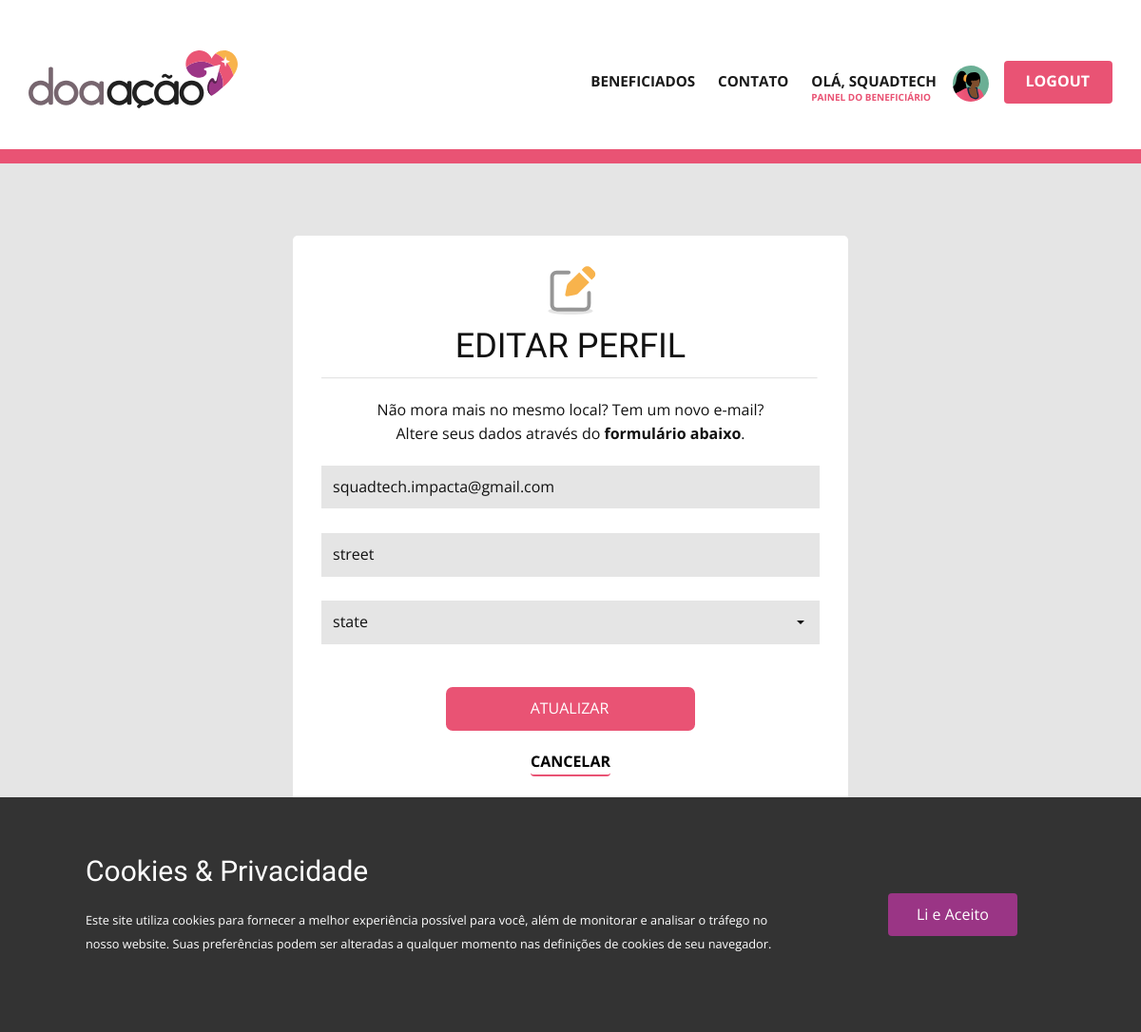
The app's page /accounts/settings/ (signed in) with its own data.
### accounts/models.py (models this page shows, shortened)
class User(AbstractUser):
    class Roles(models.TextChoices):
        DONOR = "Doador"
        DONEE = "Beneficiário"
    class EntityType(models.TextChoices):
        FISICA = "Física"
        JURIDICA = "Jurídica"
    role = models.CharField(_('Roles'), max_length=50, choices=Roles.choices, default= Roles.DONEE)
    entity_type = models.CharField(_('EntityType'), max_length = 8, choices = EntityType.choices, default = EntityType.FISICA)
    cpf_cnpj = models.CharField(max_length=14, blank=True, null=True)
    street = models.CharField(max_length=50, blank=True, null=True)
    state = models.CharField(max_length=50, blank=True, null=True)
    description = models.CharField(max_length=200, blank=True, null=True)

### accounts/views.py (the view, shortened to what this page needs)
# urls.py: path('settings/', views.settings, name='settings'),
@login_required
def settings(request):
    form = UserSettings(instance=request.user)
    user = get_object_or_404(User, pk=request.user.id)
    context = {
        'form': form,
        'user': user
    }
    if request.method == 'GET':
        return render(request, 'registration/settings.html', context=context)

### accounts/forms.py
class UserSettings(forms.UserChangeForm):
    password = None
    class Meta:
        model = User
        fields = ['email','street', 'state','description']

### templates/registration/settings.html (shortened to what this page needs)
{% extends 'base.html' %}
{% load crispy_forms_tags %}
{% block content %}
<section class="u-clearfix u-palette-2-base u-section-3" id="sec-72ac">
    <div class="u-clearfix u-sheet u-sheet-1"></div>
</section>
<form method="post">
    <section class="u-align-center u-clearfix u-grey-10 u-section-2" id="FORM">
        <br>
        <div class="u-clearfix u-sheet u-valign-middle u-sheet-1">
            <br>
            <div class="u-align-center u-container-style u-group u-radius-5 u-shape-round u-white u-group-1">
                <div class="u-container-layout u-valign-middle u-container-layout-1">
                    <img class="u-image" src="/static/images/settings_icon.svg" alt="">
                    <h3 class="u-text u-text-default u-text-1">
                        EDITAR PERFIL
                    </h3>
                    <img class="u-image" src="/static/images/form_divider.svg" alt="">
                    <p class="u-text u-text-2">
                        Não mora mais no mesmo local? Tem um novo e-mail?<br> Altere seus dados através do <strong>formulário abaixo</strong>.
                    </p>
                    <div class="u-form-group u-form-group-1">
                        <input value="{{user.email}}" type="text" name="email" maxlength="50" placeholder="email" id="id_street" required
                            class="u-grey-10 u-input u-input-rectangle">
                    </div>
                    <br>
                    <div class="u-form-group u-form-group-1">
                        <input value="{{user.street}}" type="text" name="street" maxlength="50" placeholder="Endereço" id="id_street" required
                            class="u-grey-10 u-input u-input-rectangle">
                    </div>
                    <br>
                    <div class="u-form-select-wrapper">
                        <select id="id_state" name="state" required class="u-grey-10 u-input u-input-rectangle">
                            <option value="{{user.state}}" disabled selected>{{user.state}}</option>
                        </select>
                    </div>
                    <br>
                    <div class="u-align-center u-form-group u-form-submit">
                        <button type="submit"
                            class="u-btn u-btn-submit u-button-style u-radius-7 u-btn-1">ATUALIZAR</button>
                    </div>
                    <a href="{% url 'painel' %}"
                    class="u-border-2 u-border-active-palette-2-dark-1 u-border-hover-palette-2-base u-border-palette-2-base u-btn u-button-style u-hover-none u-login-control u-login-forgot-password u-none u-text-black u-text-hover-palette-2-base u-btn-2">
                    CANCELAR
                </a>
                </div>
            </div>
            <br>
        </div>
        <br>
    </section>
</form>
{% endblock %}

### templates/base.html (shortened to what this page needs)
{% load static %}
<!DOCTYPE html>
<html style="font-size: 16px;" lang="pt-BR">
<head>
  <link rel="stylesheet" href="/static/css/projetoPrincipal.css" media="screen">
  <link rel="stylesheet" href="/static/css/projetoElementos.css" media="screen">
</head>
<body class="u-body u-stick-footer">
  <header class="u-clearfix u-header u-header" id="sec-d9ff">
    <div class="u-clearfix u-sheet u-sheet-1">
      <nav class="u-menu u-menu-one-level u-menu-open-right u-offcanvas u-offcanvas-shift u-menu-1"
        data-responsive-from="MD">
        <div class="u-custom-menu u-nav-container">
          <ul class="u-nav u-spacing-30 u-unstyled u-nav-1">
            <li class="u-nav-item"><a class="u-border-2 u-border-active-palette-2-base u-border-hover-custom-color-2 u-border-no-left u-border-no-right u-border-no-bottom u-button-style u-nav-link u-text-active-palette-2-base u-text-grey-90 u-text-hover-grey-90"
              href="{% url 'lista-beneficiados' %}" style="padding: 10px 0px;">Beneficiados<br><span style="color:white;font-size:10px;">.</span></a>
            </li>
            <li class="u-nav-item"><a class="u-border-2 u-border-active-palette-2-base u-border-hover-custom-color-2 u-border-no-left u-border-no-right u-border-no-bottom u-button-style u-nav-link u-text-active-palette-2-base u-text-grey-90 u-text-hover-grey-90"
              href="{% url 'contato' %}" style="padding: 10px 0px;">Contato<br><span style="color:white;font-size:10px;">.</span></a>
          </li>
          {% if user.is_authenticated %}
          <li class="u-nav-item"><a
            class="u-border-2 u-border-active-palette-2-base u-border-hover-custom-color-2 u-border-no-left u-border-no-right u-border-no-bottom u-button-style u-nav-link u-text-active-palette-2-base u-text-grey-90 u-text-hover-grey-90"
            href="{% url 'painel' %}" style="padding: 10px 0px;">Olá, {{user.username}}<br><span style="color:#e95374;font-size:10px;">
              {% if user.role == 'Doador' %} PAINEL DO DOADOR</span></a>
              {% else %} PAINEL DO BENEFICIÁRIO</span></a>
              {% endif %}
        </li>
        {% endif %}
          </ul>
        </div>
      </nav>
      <a href="{% url 'home' %}" class="u-image u-logo u-image-1" data-image-width="342" data-image-height="94">
        <img src="/static/images/doaacao_logo_fund_claro_horizontal.svg" class="u-logo-image u-logo-image-1">
      </a>
      {% if user.is_authenticated %}
      <a href="{% url 'accounts:logout' %}?next=/home"
        class="u-border-none u-btn u-button-style u-hidden-md u-hidden-sm u-hidden-xs u-hover-palette-2-light-2 u-palette-2-base u-btn-1">
        LOGOUT</a>
        <div class="u-hidden-md u-hidden-sm u-hidden-xs u-image u-image-circle u-preserve-proportions u-image-2" alt="" data-image-width="200" data-image-height="200" data-href="{% url 'painel' %}"></div>
      {% else %}
      <a href="{% url 'accounts:register' %}"
        class="u-border-none u-btn u-button-style u-hidden-md u-hidden-sm u-hidden-xs u-hover-palette-2-light-2 u-palette-2-base u-btn-1">
        FAÇA PARTE</a>
      {% endif %}
    </div>
  </header>
  {% block content %}
  {% endblock %}
  <footer class="u-align-center u-clearfix u-custom-color-6 u-footer u-footer" id="sec-0fc3"><div class="u-align-left u-clearfix u-sheet u-sheet-1">
    <div class="u-align-left u-clearfix u-sheet u-sheet-1">
      <a href="{% url 'home' %}" class="u-image u-logo u-image-1" data-image-width="197" data-image-height="85">
      </a>
    </div>
  </footer>
  <section class="u-align-center u-clearfix u-cookies-consent u-grey-80 u-cookies-consent">
    <div class="u-clearfix u-sheet u-valign-middle u-sheet-1">
      <div class="u-clearfix u-expanded-width u-layout-wrap u-layout-wrap-1">
        <div class="u-gutter-0 u-layout">
          <div class="u-layout-row">
            <div class="u-container-style u-layout-cell u-left-cell u-size-43-md u-size-43-sm u-size-43-xs u-size-46-lg u-size-46-xl u-layout-cell-1">
              <div class="u-container-layout u-valign-middle u-container-layout-1">
                <h3 class="u-text u-text-default u-text-1">Cookies &amp; Privacidade</h3>
                <p><small>Este site utiliza cookies para fornecer a melhor experiência possível para você, além de monitorar e analisar o tráfego no nosso website. Suas preferências podem ser alteradas a qualquer momento nas definições de cookies de seu navegador.</small> </p>
              </div>
            </div>
            <div class="u-align-left u-container-style u-layout-cell u-right-cell u-size-14-lg u-size-14-xl u-size-17-md u-size-17-sm u-size-17-xs u-layout-cell-2">
              <div class="u-container-layout u-valign-middle-lg u-valign-middle-md u-valign-middle-xl u-valign-top-sm u-valign-top-xs u-container-layout-2">
                <a href="###" class="u-btn u-button-confirm u-button-style u-palette-1-base u-btn-1">Li e Aceito</a>
              </div>
            </div>
          </div>
        </div>
      </div>
    </div>
</section>
</body>
</html>

### templates/base.html (style rules this page uses)
.u-cookies-consent { background-image: none; }
.u-cookies-consent .u-sheet-1 { min-height: 212px; }
.u-cookies-consent .u-layout-wrap-1 { margin-top: 30px; margin-bottom: 30px; }
.u-cookies-consent .u-layout-cell-1 { min-height: 152px; }
.u-cookies-consent .u-container-layout-1 { padding: 30px 60px; }
.u-cookies-consent .u-text-1 { margin-top: 0; margin-right: 20px; margin-bottom: 0; }
.u-cookies-consent .u-layout-cell-2 { min-height: 152px; }
.u-cookies-consent .u-container-layout-2 { padding: 30px; }
.u-cookies-consent .u-btn-1 { margin: 0 auto 0 0; }

### records on screen
User: username "SQUADTECH", email "squadtech.impacta@gmail.com", street "street", state "state"
